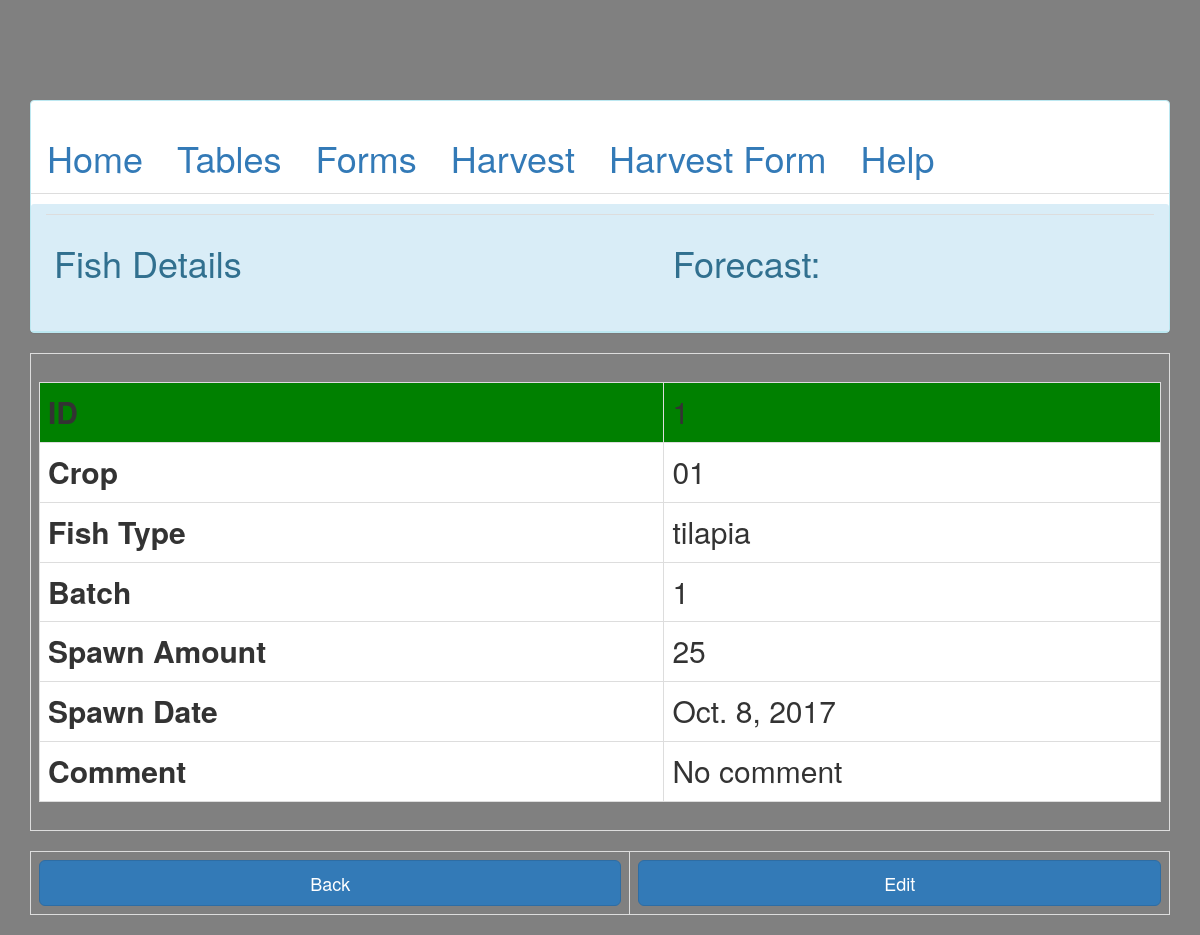
Page /aquaponics/fishdetail/1/ on the committed database.
### aquaponics/models.py (models this page shows, shortened)
class fish(models.Model):
	crop = models.CharField(max_length=15)
	fish_type = models.ForeignKey(fish_type, on_delete=models.CASCADE)
	batch = models.IntegerField()
	spawn_amount = models.IntegerField()
	spawn_date = models.DateField()
	comment = models.TextField(null=True, blank=True)

class fish_type(models.Model):
	fish_name = models.CharField(max_length = 100)
	comment = models.TextField(null=True, blank=True)
	def __str__(self):
		return self.fish_name

### aquaponics/views.py (the view)
# urls.py: url(r'^fishdetail/(?P<id>\d+)/$', fish_detail, name='fish_detail'),
def fish_detail(request, id):
    instance = get_object_or_404(fish, id=id)
    context = {
        "instance": instance,
        "forecast":forecast,
        "icon":icon,
    }
    return render(request, 'fish_detail.html', context)

### templates/fish_detail.html
{%extends "base1.html"%}
{% load staticfiles %}
{%block title%}
Fish Details
{%endblock%}
{%block 1%}
<table class="table table-bordered" >
<tr>
<td>
<h2>
<table class="table table-bordered table-hover" style="width:100%">
<tr bgcolor="green">
<th>ID</th><td>{{instance.id}}</td>
</tr>
<tr>
<th>Crop</th><td>{{instance.crop}}</td>
</tr>
<tr>
<th>Fish Type</th><td>{{instance.fish_type}}</td>
</tr>
<tr>
<th>Batch</th><td>{{instance.batch}}</td>
</tr>
<tr>
<th>Spawn Amount</th><td>{{instance.spawn_amount}}</td>
</tr>
<tr>
<th>Spawn Date</th><td>{{instance.spawn_date}}</td>
</tr>
<tr>
<th>Comment</th><td>{{instance.comment}}</td>
</tr>
</table>
</h2>
</td>
</tr>
</table>
<table class="table table-bordered" >
<tr>
<td>
<form method = 'POST' action =''>{% csrf_token %}
<input type="button" class="btn btn-primary btn-block btn-lg" value="Back" onclick="javascript:history.go(-1);" class="btn btn-primary"/>
</form>
</td>
<td>
<form method = 'GET' action ="editfishes">{% csrf_token %}
<button type="submit" class="btn btn-primary btn-block btn-lg">Edit</button>
</form>
</td>
</tr>
</table>
{%endblock%}

### rows in the picture
fish: id "1", crop "01", fish_type "tilapia", batch "1", spawn_amount "25", spawn_date "Oct. 8, 2017", comment "No comment"
